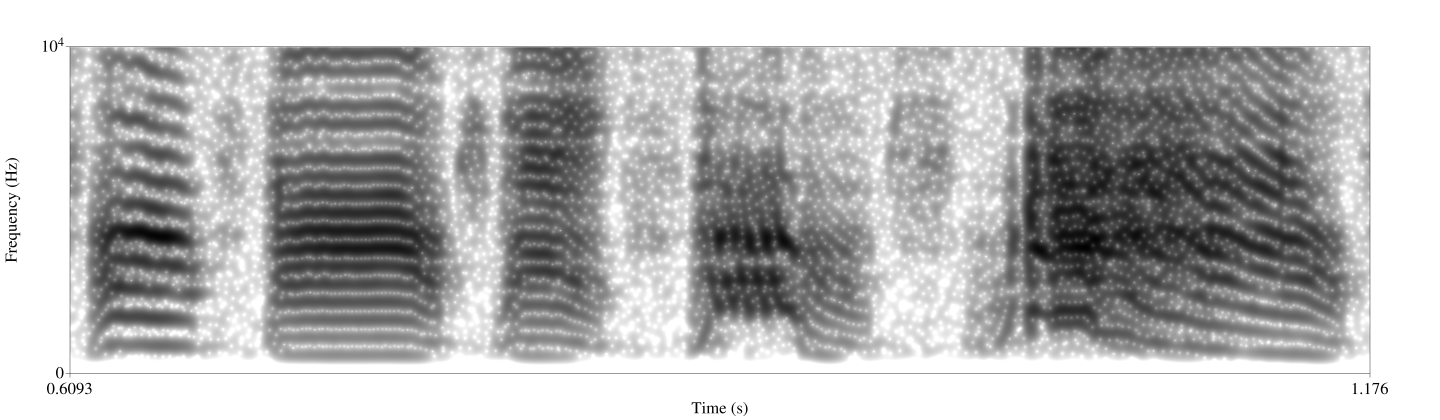
#> input picture Analisis cantos/Motivos/Sonogramas/Nuevos/BOS-2_zf-AB010-bi.png, 7200 x 2100 px (shown at 1/5 size)
$ python -i recortar.py   (imports and definitions only)
#> lines starting #> are read from the running program, lines starting #| are printed output that depends on the picture
# -*- coding: utf-8 -*-
"""
Created on Wed Oct  3 12:26:24 2018

@author: Marcos
"""


import numpy as np
from PIL import Image
import os
#from skimage import filters #para otsu

motivoPath = os.path.join(os.getcwd(),'Motivos')
sonoPath = os.path.join(motivoPath,'Sonogramas','Nuevos')
sonoFiles = os.listdir(sonoPath)
# [4 lines not run here, left out]
#diccionario que tiene numbre_del_archivo:duracion
#duración en float y al nombre le saco el '\n' final
# [1 line that did not run here, left out]

escala = 2500 #cantidad de pixeles del sonograma por segundo


#%%

def abro_imagen(file):

    #recupero sólo el nombre sin extensión ni path
    nombre_actual = os.path.basename(file)[:-4]
    #cargo imagen, transformo a escala de grises ('L')
    sono1 = Image.open(file).convert('L')
    #recorto la parte que me interesa (dentro de los ejes)
    sono1 = sono1.crop((360, 238, 6845, 1860)) #obtenido a mano
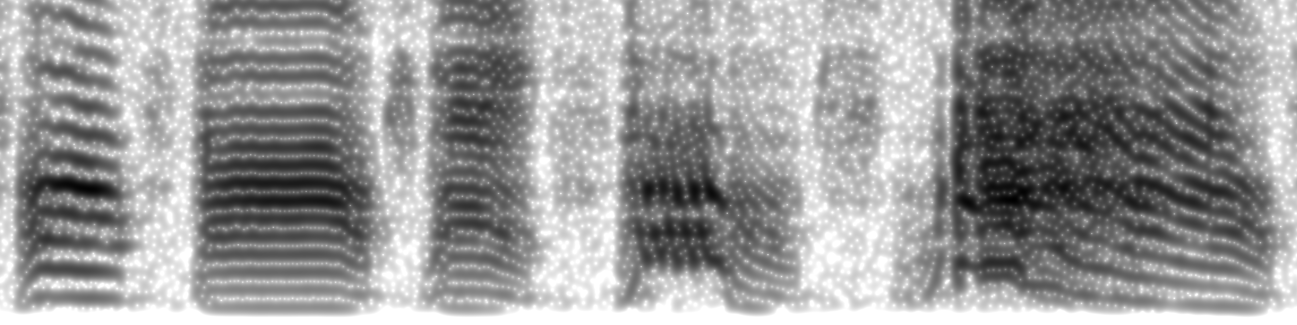
#> sono1: PIL image 6485x1622 L (shown at 1/5 size); min 0, max 255, mean 152
    #reescalo la imagen para que el tamaño refleje la duración
    #convierto a np.array

    global alto
    alto = sono1.size[1]
#> alto = 1622

#> (the run stopped early here; a loop or call above may not have finished)

$ run again, on Analisis cantos/Motivos/Sonogramas/Server/bu49-BOS-2mc.png
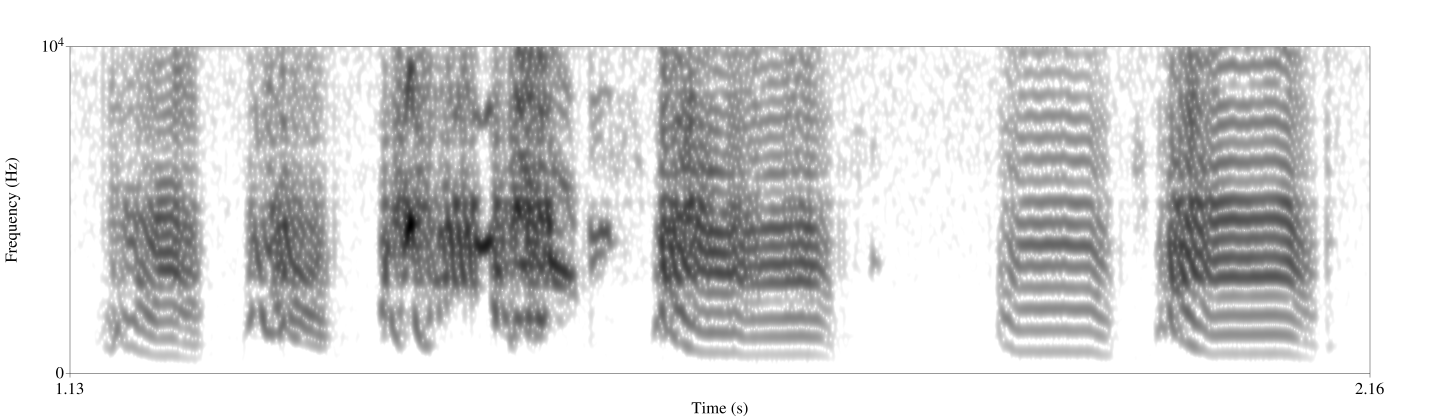
#> input picture Analisis cantos/Motivos/Sonogramas/Server/bu49-BOS-2mc.png, 7200 x 2100 px (shown at 1/5 size)
#> in abro_imagen, `sono1 = sono1.crop((360, 238, 6845, 1860))`:
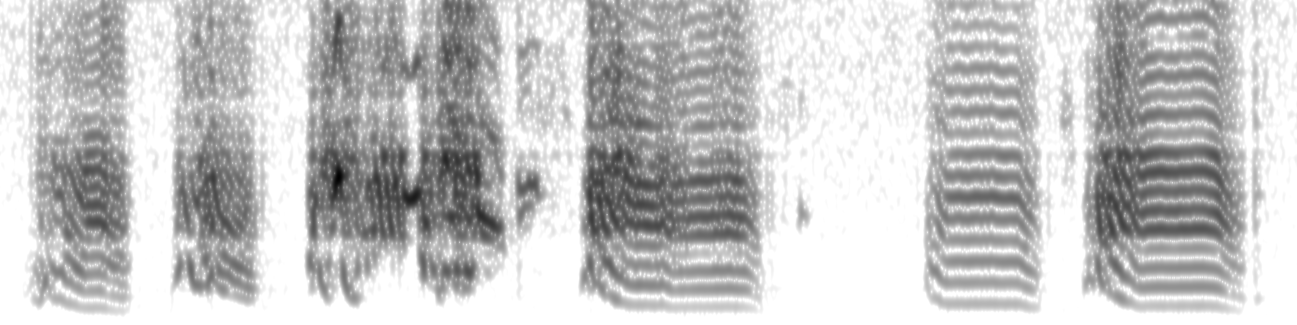
#> sono1: PIL image 6485x1622 L (shown at 1/5 size); min 0, max 255, mean 195.5

$ run again, on Analisis cantos/Motivos/Sonogramas/Server/con03_zfCH002-zi_20160604095230.png
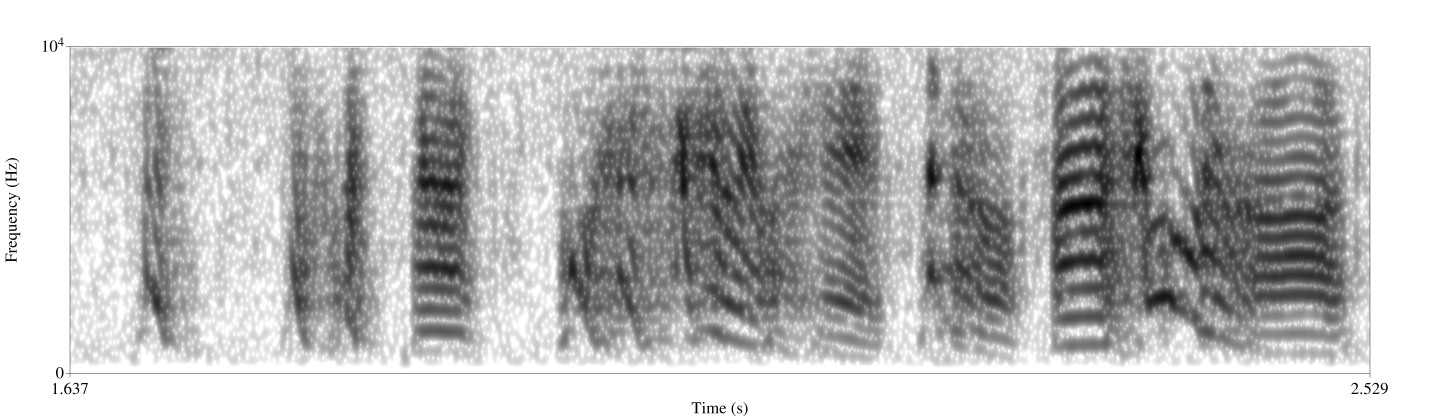
#> input picture Analisis cantos/Motivos/Sonogramas/Server/con03_zfCH002-zi_20160604095230.png, 7200 x 2100 px (shown at 1/5 size)
#> in abro_imagen, `sono1 = sono1.crop((360, 238, 6845, 1860))`:
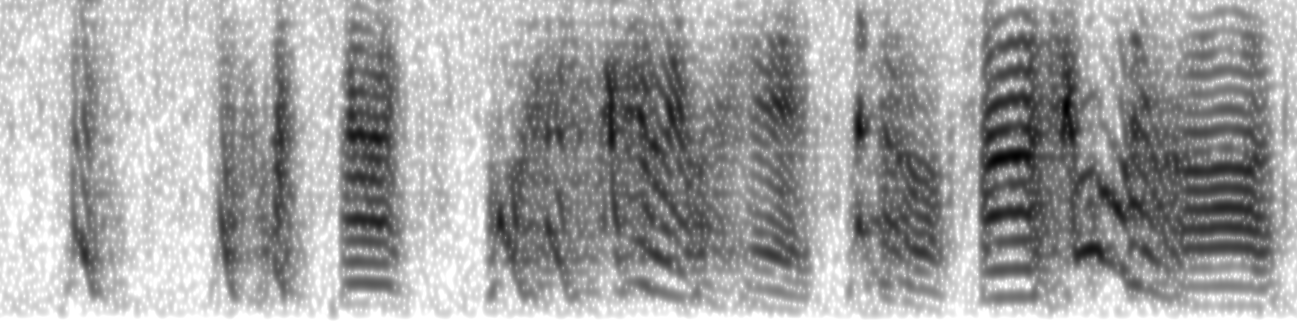
#> sono1: PIL image 6485x1622 L (shown at 1/5 size); min 0, max 255, mean 162.2
